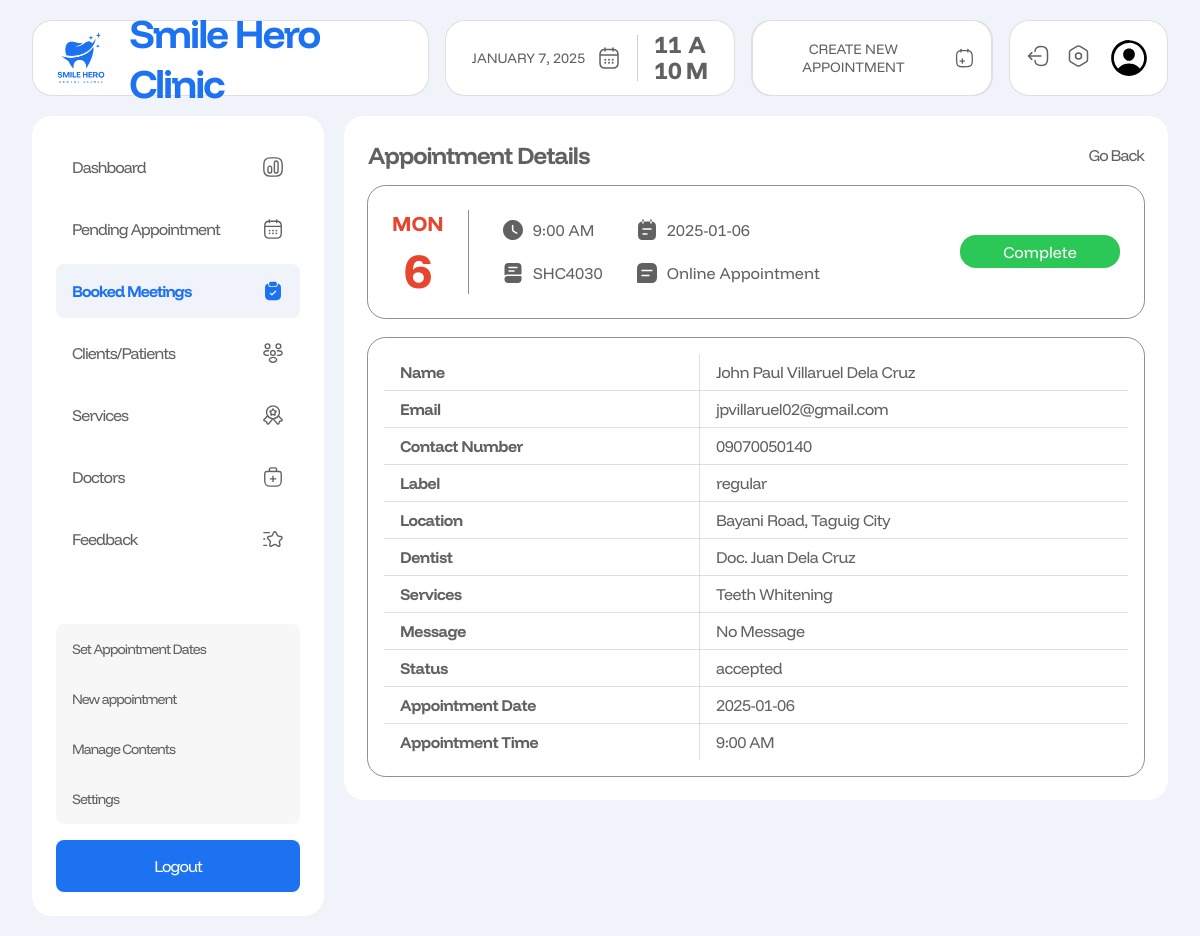
Page /admin/appointment-details.php?aptId=SHC4030 (signed in) on the earlier database version.
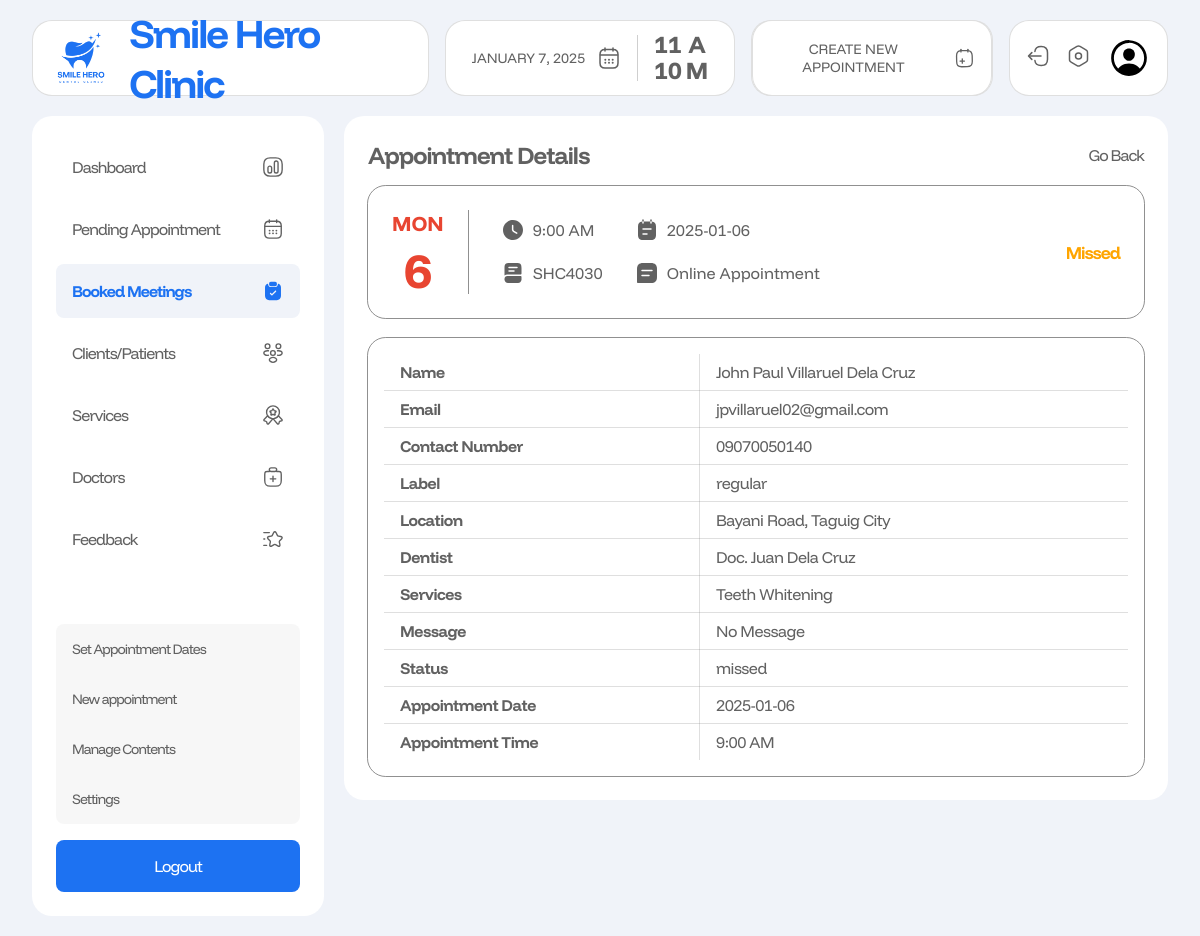
Same page on the later database version.
### tables this page shows
CREATE TABLE `appointments` (
  `user_id` varchar(100) NOT NULL,
  `doctor_id` varchar(100) DEFAULT NULL,
  `appointment_id` varchar(20) NOT NULL,
  `label` varchar(100) NOT NULL,
  `name` varchar(255) NOT NULL,
  `email` varchar(255) NOT NULL,
  `contact` varchar(30) NOT NULL,
  `message` text NOT NULL,
  `date` varchar(30) NOT NULL,
  `time` varchar(30) NOT NULL,
  `service` varchar(100) NOT NULL,
  `location` varchar(100) NOT NULL,
  `status` varchar(50) NOT NULL,
  `created_at` datetime NOT NULL
);

### admin/appointment-details.php (the view, shortened to what the changed rows need)
<?php
require_once '../includes/dbh.inc.php';
$aptId = $_GET['aptId'];
$query = "SELECT * FROM appointments WHERE appointment_id = ?";
$stmt = $conn->prepare($query);
$stmt->bind_param("s", $aptId);
$stmt->execute();
$aptDetailesResult = $stmt->get_result();
?>
<!DOCTYPE html>
<html lang="en">
  <head>
    <link rel="stylesheet" href="../src/dist/styles.css" />
    <link rel="stylesheet" href="https://cdn.jsdelivr.net/npm/flatpickr/dist/flatpickr.min.css">
  </head>
  <body class="admin__page">
    <main class="admin__main">
      <?php include("includes/nav.php"); ?>
      <section class="admin__content">
        <?php if($aptResult =  $aptDetailesResult->fetch_assoc()){ ?>
        <div class="appointment-details-cont">
          <header>
            <div class="header-and-btn">
              <h1>Appointment Details</h1>
              <a href="booked.php">Go Back</a>
            </div>
            <div class="overview-details">
              <div class="details">
                <div class="date">
                  <p class="day" id="weekday">
                  </p>
                  <p class="apt-date" id="date">
                  </p>
                </div>
                <div class="time-apt-id">
                  <p class="time">
                    <img src="../assets/admin_assets/icons/clock.svg" alt="">
                    <?php echo $aptResult['time']; ?>
                  </p>
                  <p class="apt-id">
                    <img src="../assets/admin_assets/icons/book.svg" alt="">
                    <?php echo $aptResult['appointment_id']; ?>
                  </p>
                </div>
                <div class="service-message">
                  <p class="service">
                    <img src="../assets/admin_assets/icons/note-text.svg" alt="">
                    <?php echo $aptResult['date']; ?>
                  </p>
                  <p class="message">
                    <img src="../assets/admin_assets/icons/message-text.svg" alt="">
                    <?php echo $aptResult['label'] != "walk-in" ? "Online Appointment" : "Walk-in Appointment" ?>
                  </p>
                </div>
              </div>
              <div class="actions">
                <?php if($aptResult['status'] === "completed"){ ?>
                  <p class="complete-text">Completed ✓</p>
                <?php } elseif($aptResult['status'] === "canceled"){ ?>
                  <p class="complete-text" style="color: red;">Canceled</p>
                <?php } elseif($aptResult['status'] === "missed"){ ?>
                  <p class="complete-text" style="color: orange;">Missed</p>
                <?php }else{ ?>
                  <div class="btn-container">
                     <form action="includes/complete_apt.php" method="post">
                        <button type="submit" class="complete-btn" id="completeBtn" name="completeBtn" value="complete">Complete</button>
                      </form>
                  </div>
                <?php } ?>
              </div>
            </div>
          </header>
          <div class="table-cont">
            <table>
              <tbody>
                <tr>
                  <td>Name</td>
                  <td><?php echo $aptResult['name']; ?></td>
                </tr>
                <tr>
                  <td>Email</td>
                  <td> <?php echo $aptResult['email']; ?></td>
                </tr>
                <tr>
                  <td>Contact Number</td>
                  <td> <?php echo $aptResult['contact']; ?></td>
                </tr>
                <tr>
                  <td>Label</td>
                  <td> <?php echo $aptResult['label']; ?></td>
                </tr>
                <tr>
                  <td>Location</td>
                  <td>Bayani Road, Taguig City</td>
                </tr>
                <?php
                $doctorName = $aptResult['doctor_id'] ?? null;
                if ($doctorName) {
                    $doctor_query = "SELECT * FROM doctors WHERE doctor_id = ?";
                    $stmt = $conn->prepare($doctor_query);
                    $stmt->bind_param("s", $doctorName);
                    $stmt->execute();
                    $resultDoctorName = $stmt->get_result();
                    $rowDoctors = $resultDoctorName->fetch_assoc();
                    $rowDoctors ?  $doctorFullName = "Doc. " . htmlspecialchars($rowDoctors['first_name']) . " " .
                                                               htmlspecialchars($rowDoctors['last_name'])
                                :  $doctorFullName = "Doctor not found.";
                } else {
                    $doctorFullName = "Doctor information unavailable.";
                }
                ?>
                <tr>
                    <td>Dentist</td>
                    <td><?php echo $doctorFullName; ?></td>
                </tr>
                <tr>
                  <td>Services</td>
                  <td> <?php echo $aptResult['service']; ?></td>
                </tr>
                <tr>
                  <td>Message</td>
                  <td> <?php echo empty($aptResult['message']) ? "No Message" : $aptResult['message']?></td>
                </tr>
                <tr>
                  <td>Status</td>
                  <td><?php echo $aptResult['status']; ?></td>
                </tr>
                <tr>
                  <td>Appointment Date</td>
                  <td><?php echo $aptResult['date']; ?></td>
                </tr>
                <tr>
                  <td>Appointment Time</td>
                  <td><?php echo $aptResult['time']; ?></td>
                </tr>
              </tbody>
            </table>
          </div>
        </div>
      </section>
    </main>
        <?php } ?>
  </body>
</html>

Differences in the rows shown:
changed appointments "9:00 AM": status "accepted" → "missed"
Other differences:
text no longer shown: "Complete"
text now shown: "Missed"
